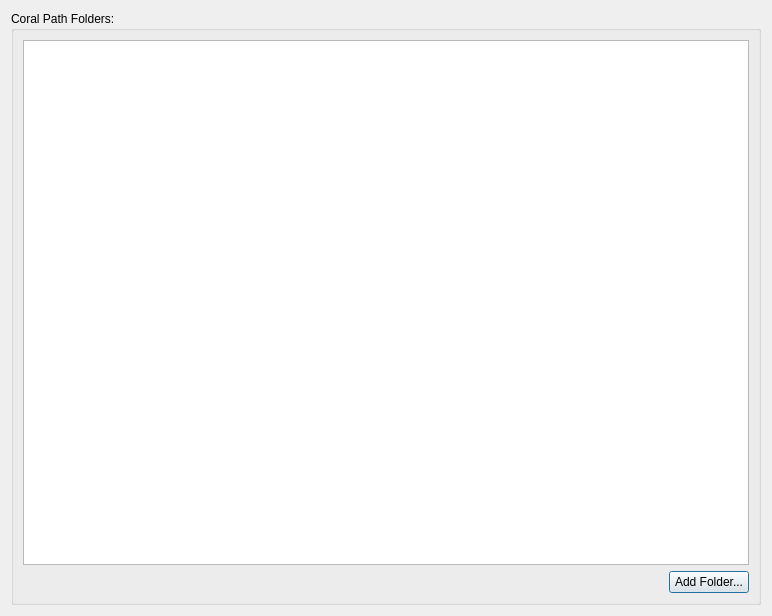
<?xml version="1.0" encoding="UTF-8"?>
<ui version="4.0">
 <class>Dialog</class>
 <widget class="QDialog" name="Dialog">
  <property name="geometry">
   <rect>
    <x>0</x>
    <y>0</y>
    <width>772</width>
    <height>616</height>
   </rect>
  </property>
  <property name="windowTitle">
   <string>Dialog</string>
  </property>
  <layout class="QVBoxLayout" name="verticalLayout_3">
   <item>
    <widget class="QGroupBox" name="groupBox">
     <property name="title">
      <string>Coral Path Folders:</string>
     </property>
     <layout class="QVBoxLayout" name="verticalLayout">
      <item>
       <layout class="QVBoxLayout" name="verticalLayout_2">
        <item>
         <widget class="QListView" name="listView"/>
        </item>
        <item>
         <layout class="QHBoxLayout" name="horizontalLayout">
          <item>
           <spacer name="horizontalSpacer">
            <property name="orientation">
             <enum>Qt::Horizontal</enum>
            </property>
            <property name="sizeHint" stdset="0">
             <size>
              <width>40</width>
              <height>20</height>
             </size>
            </property>
           </spacer>
          </item>
          <item>
           <widget class="QPushButton" name="btnAddFolder">
            <property name="text">
             <string>Add Folder...</string>
            </property>
            <property name="icon">
             <iconset>
              <normaloff>png/addFolder.png</normaloff>png/addFolder.png</iconset>
            </property>
           </widget>
          </item>
         </layout>
        </item>
       </layout>
      </item>
     </layout>
    </widget>
   </item>
  </layout>
 </widget>
 <resources/>
 <connections/>
</ui>
